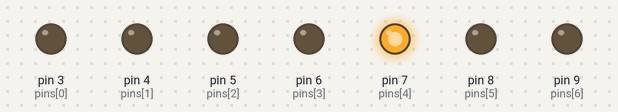
A sketch run on a simulated Arduino Uno, built with avr-gcc and run on an emulated ATmega328P. On the bench: output pins drawn as LEDs (lit = HIGH).

Above: at 0.5 s.
At 1.5 s:
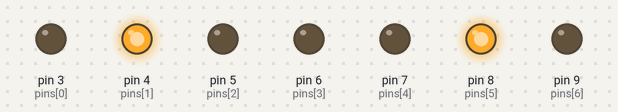
At 2.5 s:
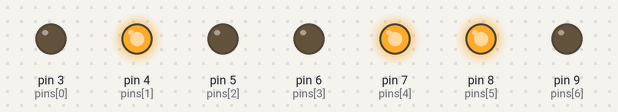
At 3.5 s:
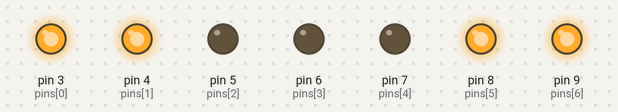
At 4.5 s:
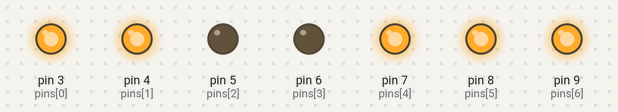
At 5.5 s:
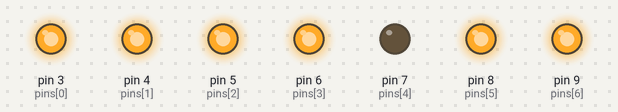
Timing chart, 0 to 7.8 s (numbered marks = the images above):
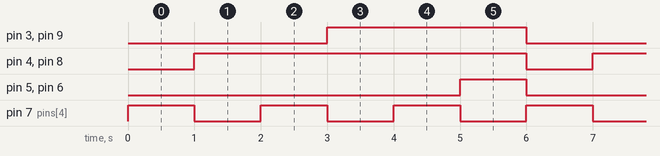

The sketch:

Level2_With_Function.ino
```cpp
//LED for DICE
int pins[]={3,4,5,6,7,8,9};
const int pinsNum = sizeof(pins) / sizeof(pins[0]);
int one[]={0,0,0,0,1,0,0};
int two[]={0,1,0,0,0,1,0};
int three[]={0,1,0,0,1,1,0};
int four[]={1,1,0,0,0,1,1};
int five[]={1,1,0,0,1,1,1};
int six[]={1,1,1,1,0,1,1};


int state = 0;
long randNumber;
int delTime=500;

void setup(){
  for (int i=0;i<pinsNum;i++){
    pinMode(pins[i],OUTPUT);
  }
  Serial.begin(9600);
}

 void loop(){
   number(one);
   number(two);
   number(three);
   number(four);
   number(five);
   number(six);

 }

void number(int num[]){
  for (int i=0;i<pinsNum;i++){
    digitalWrite(pins[i],num[i]);
}
  delay(1000);
  clearAll();
}

void clearAll(){
  for (int i=0;i<pinsNum;i++){
    digitalWrite(pins[i],LOW);
  }
}
```

Measured:
- by itself, pin 3 (pins[0]), pin 9 (pins[6]): alternates HIGH for 3.0 s and LOW for 3.0 s
- by itself, pin 4 (pins[1]), pin 8 (pins[5]): alternates HIGH for 5.0 s and LOW for 1.0 s
- by itself, pin 5 (pins[2]), pin 6 (pins[3]): alternates HIGH for 1.0 s and LOW for 5.0 s
- by itself, pin 7 (pins[4]): alternates HIGH for 1.0 s and LOW for 1.0 s
